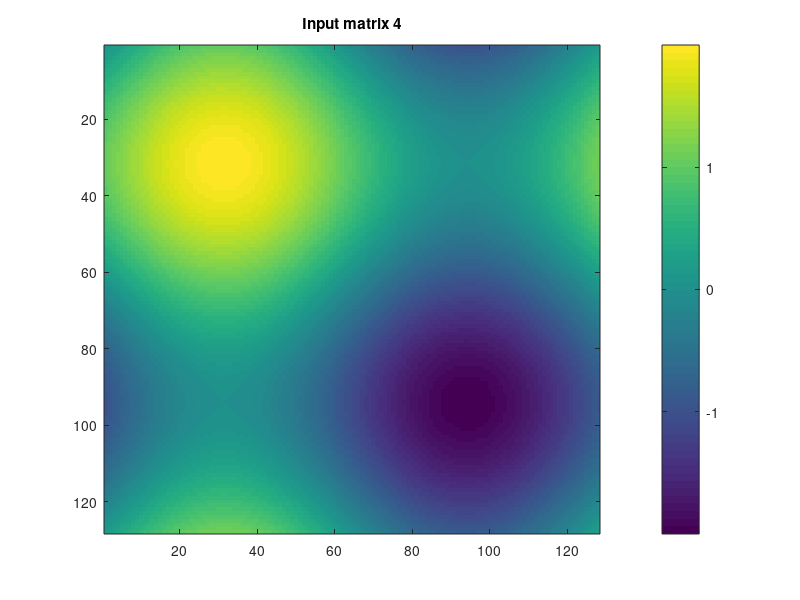

Recreate this plot in MATLAB. (Note: this script raises an error after producing the figure.)
% Example: How to use bulk_ACF

% Initialize input matrices

N   = 50;       % Number of matrices
sz  = 128;      % Input matrix size


[X, Y]  = meshgrid(1:sz);
Z       = sin(0.05 * X) + sin(0.05 * Y);    % 2D sine function

D = cell(N, 1);     % Initialize cell for input matrices
D(:) = {Z};         % Set all entries of D to Z

% Show image of one input matrix
i = 4;

figure
image(D{i}, 'CDataMapping', 'scaled')
colorbar
title(sprintf('Input matrix %i', i)) 

% Calculate 2D auto-correlations

tic
C = bulk_ACF(D);
toc

% Show image of one auto-correlation

figure
image(C{i}, 'CDataMapping', 'scaled')
colorbar
title(sprintf('2D auto-correlation %i', i))